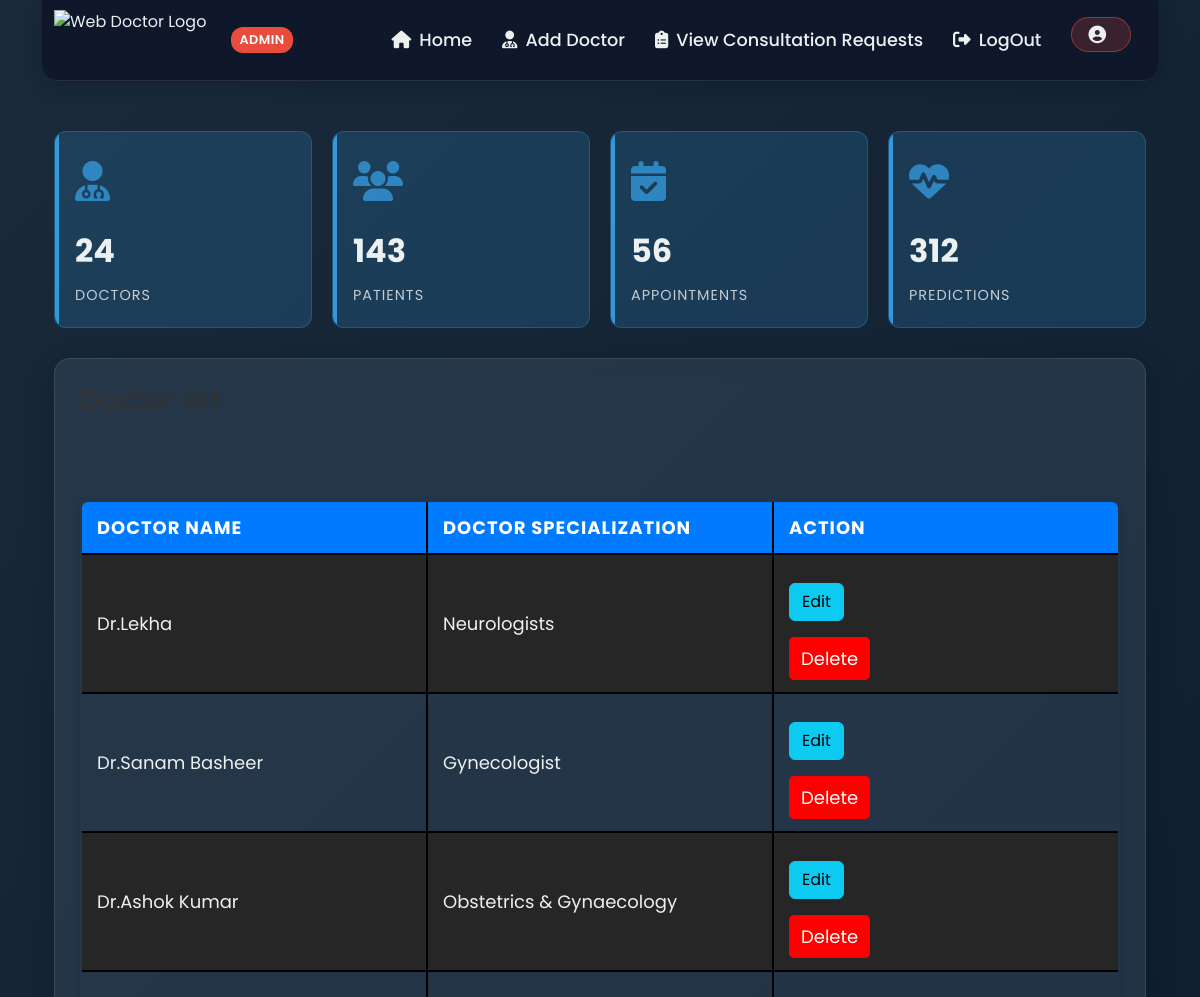
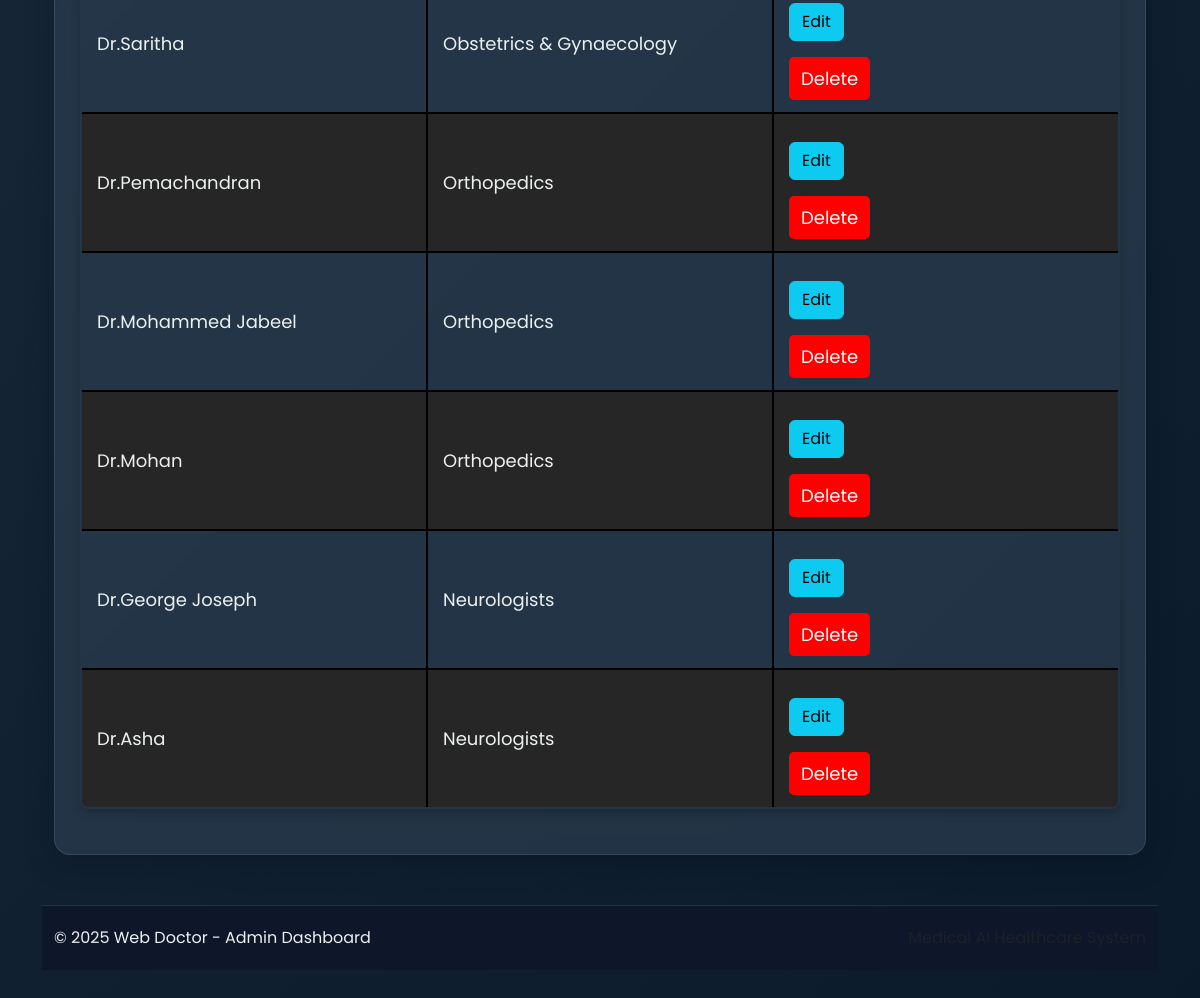
/doctor_list, run on the app's committed database (2 pictures, top to bottom).
### main/models.py (models this page shows)
class DoctorAdd(models.Model):
    Doctor_name = models.CharField(max_length=200)
    SPECIALIZATION_CHOICES = [
        ('Cardiologist', 'Cardiologist'),
        ('Dermatologist', 'Dermatologist'),
        ('Neurologist', 'Neurologist'),
        ('Pediatrician', 'Pediatrician'),
        ('General', 'General'),
        ('Orthopedic', 'Orthopedic'),
        ('Psychiatrist', 'Psychiatrist'),
        ('Oncologist', 'Oncologist'),
        ('Gynecologist', 'Gynecologist'),
        ('Urologist', 'Urologist'),
    ]
    Doctor_spacial = models.CharField(max_length=200, choices=SPECIALIZATION_CHOICES)
    Date_joined = models.DateField(auto_now=False)

### main/views.py (the view)
# urls.py: path('doctor_list',doctor_list,name='doctor_list'),
def doctor_list(request):
    doctors = DoctorAdd.objects.all()
    if request.method == 'POST':
        doctor_id = request.POST['submit']
        doct = DoctorAdd.objects.get(id = doctor_id)
        doct.delete()
        messages.info(request,"Doctor Deleted successfuly")
        return redirect('doctor_list')
    return render(request,'main/doctor_list.html',{"doctors":doctors})

### templates/main/doctor_list.html (shortened to what this page needs)
{% extends 'main/Admin.html' %}
{% block content %}
<table style='border:2px black solid'>
    <h3>Doctor list</h3>
    <tr style='border:2px black solid ; width:200px' >
        <th style='border:2px black solid ; width:200px'>
            Doctor Name
        </th>
        <th style='border:2px black solid; width:200px'>
            Doctor Specialization
        </th>
        <th style='border:2px black solid; width:200px'>
            Action
        </th>
    </tr>  <br><br>
{% for doctor in doctors %}
    <tr style='border:2px black solid'>
        <td style='border:2px black solid'>
            {{doctor.Doctor_name}}
        </td>
        <td style='border:2px black solid'>
            {{doctor.Doctor_spacial}}
        </td>
        <td style='border:2px black solid'>
            <a href="{%url 'doctor_edit' doctor.id %}" class="btn btn-info mt-3 mb-3">Edit</a>
            <form method='POST'>
                <button value='{{doctor.id}}' name='submit' >Delete</button>
            </form>
        </td>
    </tr>
{% endfor %}
</table>
{% endblock %}

### templates/main/Admin.html (shortened to what this page needs)
<!doctype html>
{% load static %}
<html lang="en">
<head>
    <link href="https://cdn.jsdelivr.net/npm/bootstrap@5.3.0-alpha1/dist/css/bootstrap.min.css" rel="stylesheet">
    <link rel="stylesheet" href="https://cdnjs.cloudflare.com/ajax/libs/font-awesome/6.4.0/css/all.min.css">
</head>
<body>
    <div class="container body-container">
        <header>
            <div class="container">
                <div class="row header-nav">
                    <div class="col-md-3 col-sm-12 nav-img">
                        <div class="d-flex align-items-center">
                            <img src="https://encrypted-tbn0.gstatic.com/images?q=tbn:ANd9GcTN9DFtFFPDzkNM4nsSd0A91OAOgC4Ue7OH-JYBcO9HG7Xe8A-nE5vSQRd0r_NzFuiGfrs&usqp=CAU"
                                alt="Web Doctor Logo" class="img-fluid">
                            <span class="admin-badge">ADMIN</span>
                        </div>
                    </div>
                    <div id="menu" class="col-md-9 nav-item collapse d-md-block">
                        <ul>
                            <li><a href="{%url 'doctor_list' %}"><i class="fas fa-home me-2"></i>Home</a></li>
                            <li><a href="{%url 'add_doctor' %}"><i class="fas fa-user-md me-2"></i>Add Doctor</a></li>
                            <li><a href="{%url 'consultation_request' %}"><i class="fas fa-clipboard-list me-2"></i>View Consultation Requests</a></li>
                            <li><a href="{% url 'signout' %}"><i class="fas fa-sign-out-alt me-2"></i>LogOut</a></li>
                            <li><a href="#"><i class="fas fa-user-circle me-2"></i>{{request.user.first_name}}</a></li>
                        </ul>
                    </div>
                </div>
            </div>
        </header>
        <div class="content-area animated">
            <div class="container">
                <div class="dashboard-stats">
                    <div class="stat-card">
                        <div class="stat-icon">
                            <i class="fas fa-user-md"></i>
                        </div>
                        <div class="stat-value">24</div>
                        <div class="stat-label">Doctors</div>
                    </div>
                    <div class="stat-card">
                        <div class="stat-icon">
                            <i class="fas fa-users"></i>
                        </div>
                        <div class="stat-value">143</div>
                        <div class="stat-label">Patients</div>
                    </div>
                    <div class="stat-card">
                        <div class="stat-icon">
                            <i class="fas fa-calendar-check"></i>
                        </div>
                        <div class="stat-value">56</div>
                        <div class="stat-label">Appointments</div>
                    </div>
                    <div class="stat-card">
                        <div class="stat-icon">
                            <i class="fas fa-heartbeat"></i>
                        </div>
                        <div class="stat-value">312</div>
                        <div class="stat-label">Predictions</div>
                    </div>
                </div>
                <div class="content-card">
                    {% block content %}{% endblock %}
                </div>
            </div>
        </div>
        <footer>
            <div class="container">
                <div class="row">
                    <div class="col-md-6">
                        <p class="mb-0">&copy; 2025 Web Doctor - Admin Dashboard</p>
                    </div>
                    <div class="col-md-6 text-md-end">
                        <span class="text-muted">Medical AI Healthcare System</span>
                    </div>
                </div>
            </div>
        </footer>
    </div>
</body>
</html>

### templates/main/Admin.html (style rules this page uses)
:root { --primary: #2c3e50; --secondary: #e74c3c; --accent: #3498db; --light: #ecf0f1; --dark: #2c3e50; }
body { font-family: 'Poppins', sans-serif; background: linear-gradient(135deg, #1a2a3a 0%, #0a1a2a 100%); color: var(--light); min-height: 100vh; position: relative; }
.body-container { min-height: 100vh; display: flex; flex-direction: column; padding-bottom: 80px; }
header { background-color: rgba(15, 23, 42, 0.9); backdrop-filter: blur(10px); box-shadow: 0 4px 20px rgba(0, 0, 0, 0.2); position: sticky; top: 0; z-index: 1000; border-bottom: 1px solid rgba(255, 255, 255, 0.1); padding: 10px 0; margin-bottom: 30px; border-radius: 0 0 15px 15px; }
.header-nav { display: flex; align-items: center; justify-content: space-between; }
.nav-img { display: flex; align-items: center; }
.nav-img img { height: 60px; width: auto; object-fit: contain; margin-right: 15px; transition: transform 0.3s ease; }
.admin-badge { background-color: var(--secondary); color: white; font-size: 0.8rem; padding: 3px 8px; border-radius: 12px; margin-left: 10px; font-weight: 600; letter-spacing: 0.5px; }
.nav-item ul { display: flex; list-style: none; margin: 0; padding: 0; justify-content: flex-end; }
.nav-item ul li { margin: 0 15px; }
.nav-item ul li a { color: var(--light); text-decoration: none; font-weight: 500; font-size: 1.1rem; padding: 10px 0; position: relative; transition: all 0.3s ease; display: flex; align-items: center; }
.nav-item ul li a::after { content: ''; position: absolute; width: 0; height: 2px; bottom: 0; left: 0; background-color: var(--secondary); transition: width 0.3s ease; }
.nav-item ul li:last-child a { background-color: rgba(231, 76, 60, 0.2); padding: 8px 16px; border-radius: 20px; border: 1px solid rgba(231, 76, 60, 0.5); }
.content-area { flex: 1; padding: 20px 0; }
.content-card { background: rgba(44, 62, 80, 0.7); backdrop-filter: blur(10px); border: 1px solid rgba(255, 255, 255, 0.1); border-radius: 16px; box-shadow: 0 8px 32px rgba(0, 0, 0, 0.2); padding: 25px; margin-bottom: 30px; transition: transform 0.3s ease, box-shadow 0.3s ease; }
.dashboard-stats { display: grid; grid-template-columns: repeat(auto-fit, minmax(250px, 1fr)); gap: 20px; margin-bottom: 30px; }
.stat-card { background: rgba(52, 152, 219, 0.2); border: 1px solid rgba(52, 152, 219, 0.3); border-radius: 12px; padding: 20px; position: relative; overflow: hidden; transition: all 0.3s ease; }
.stat-card::before { content: ''; position: absolute; top: 0; left: 0; width: 4px; height: 100%; background: var(--accent); }
.stat-icon { font-size: 40px; margin-bottom: 15px; color: var(--accent); opacity: 0.8; }
.stat-value { font-size: 2rem; font-weight: 700; margin-bottom: 10px; }
.stat-label { font-size: 0.9rem; opacity: 0.8; text-transform: uppercase; letter-spacing: 1px; }
footer { background-color: rgba(15, 23, 42, 0.9); backdrop-filter: blur(10px); padding: 20px 0; bottom: 0; width: 100%; border-top: 1px solid rgba(255, 255, 255, 0.1); }

### templates/main/doctor_list.html (style rules this page uses)
table { width: 100%; border-collapse: collapse; margin: 20px 0; font-size: 18px; text-align: left; border-radius: 8px; overflow: hidden; box-shadow: 0px 4px 10px rgba(0, 0, 0, 0.2); }
th, td { padding: 12px 15px; border: 1px solid #ddd; }
th { background-color: #007bff; color: white; text-transform: uppercase; letter-spacing: 1px; }
tr:nth-child(even) { background-color: #272626; }
button { background-color: red; color: white; border: none; padding: 8px 12px; border-radius: 5px; cursor: pointer; transition: 0.3s ease-in-out; }
h3 { margin-bottom: 15px; color: #333; }

### data on the page
DoctorAdd: Doctor_name "Dr.Lekha", Doctor_spacial "Neurologists", {{ doctor.id }} 3 (drawn)
DoctorAdd: Doctor_name "Dr.Sanam Basheer", Doctor_spacial "Gynecologist", {{ doctor.id }} 4 (drawn)
DoctorAdd: Doctor_name "Dr.Ashok Kumar", Doctor_spacial "Obstetrics & Gynaecology", {{ doctor.id }} 5 (drawn)
DoctorAdd: Doctor_name "Dr.Saritha", Doctor_spacial "Obstetrics & Gynaecology", {{ doctor.id }} 6 (drawn)
DoctorAdd: Doctor_name "Dr.Pemachandran", Doctor_spacial "Orthopedics", {{ doctor.id }} 7 (drawn)
DoctorAdd: Doctor_name "Dr.Mohammed Jabeel", Doctor_spacial "Orthopedics", {{ doctor.id }} 8 (drawn)
DoctorAdd: Doctor_name "Dr.Mohan", Doctor_spacial "Orthopedics", {{ doctor.id }} 10 (drawn)
DoctorAdd: Doctor_name "Dr.George Joseph", Doctor_spacial "Neurologists", {{ doctor.id }} 11 (drawn)
DoctorAdd: Doctor_name "Dr.Asha", Doctor_spacial "Neurologists", {{ doctor.id }} 12 (drawn)
